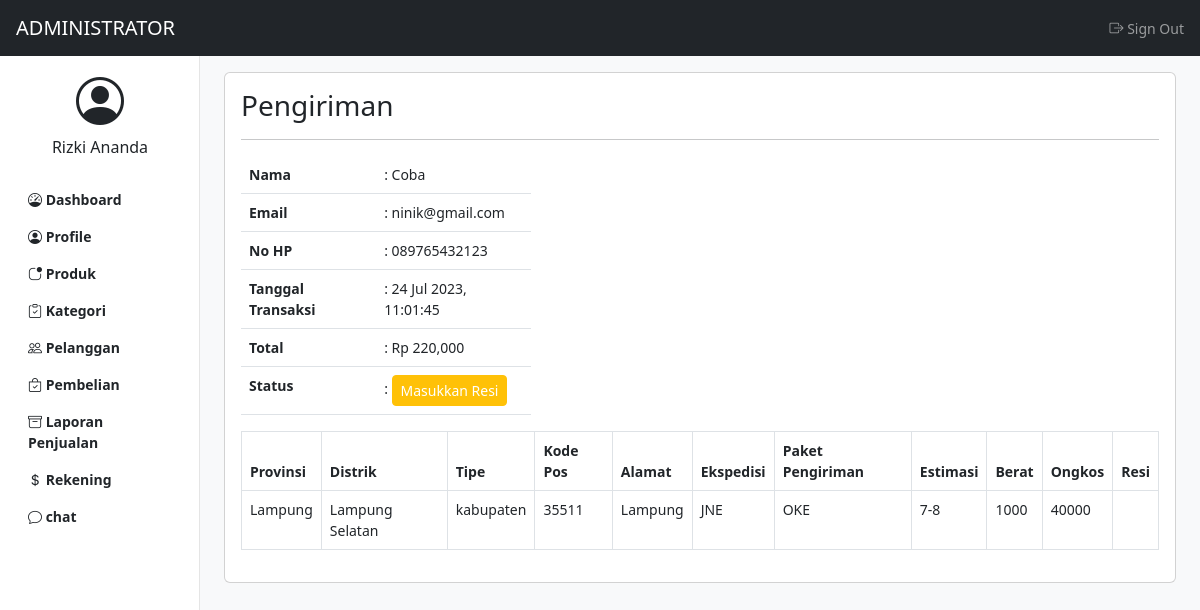
Page /admin/pengiriman.php?id=74 (signed in) on the committed database.
### tables this page shows
CREATE TABLE `pembelian` (
  `id_pembelian` int(11) NOT NULL,
  `id_pelanggan` int(11) NOT NULL,
  `tanggal_pembelian` datetime NOT NULL,
  `batas_pembayaran` datetime NOT NULL,
  `total_pembelian` int(11) NOT NULL,
  `status_pembelian` enum('pending','lunas','kirim','selesai','batal') NOT NULL,
  `metode_pembayaran` enum('transfer','cod') NOT NULL
);

CREATE TABLE `pelanggan` (
  `id_pelanggan` int(11) NOT NULL,
  `username_pelanggan` varchar(100) NOT NULL,
  `password_pelanggan` varchar(100) NOT NULL,
  `nama_pelanggan` varchar(100) NOT NULL,
  `jk_pelanggan` enum('laki laki','perempuan') NOT NULL,
  `alamat_pelanggan` text NOT NULL,
  `hp_pelanggan` varchar(15) NOT NULL,
  `email_pelanggan` varchar(50) NOT NULL
);

CREATE TABLE `pengiriman` (
  `id_pengiriman` int(11) NOT NULL,
  `id_pembelian` int(11) NOT NULL,
  `nama_penerima` varchar(100) NOT NULL,
  `hp_penerima` varchar(15) NOT NULL,
  `provinsi_penerima` varchar(100) NOT NULL,
  `distrik_penerima` varchar(100) NOT NULL,
  `tipe_penerima` enum('kota','kabupaten') NOT NULL,
  `kodepos_penerima` varchar(20) NOT NULL,
  `alamat_penerima` text NOT NULL,
  `ekspedisi_pengiriman` varchar(100) NOT NULL,
  `paket_pengiriman` varchar(100) NOT NULL,
  `estimasi_pengiriman` varchar(100) NOT NULL,
  `berat_pengiriman` int(11) NOT NULL,
  `ongkos_pengiriman` int(11) NOT NULL,
  `resi_pengiriman` varchar(50) NOT NULL
);

### admin/pengiriman.php (the view, shortened to what this page needs)
<?php
include "header.php";
$id_pembelian = $_GET["id"];
$ambil_pembelian = $koneksi->query("SELECT * FROM pembelian LEFT JOIN pelanggan ON pelanggan.id_pelanggan = pembelian.id_pelanggan WHERE id_pembelian= '$id_pembelian'");
$pembelian = $ambil_pembelian->fetch_assoc();
$ambil_pengiriman = $koneksi -> query("SELECT * FROM pengiriman WHERE id_pembelian= '$id_pembelian'");
$pengiriman = $ambil_pengiriman->fetch_assoc();
?>
<h3>Pengiriman</h3>
<hr>
<div class="row">
	<div class="col-md-4">
		<table class="table">
			<tr>
				<th>Nama</th>
				<td>: <?php echo $pembelian["nama_pelanggan"]; ?></td>
			</tr>
			<tr>
				<th>Email</th>
				<td>: <?php echo $pembelian["email_pelanggan"]; ?></td>
			</tr>
			<tr>
				<th>No HP</th>
				<td>: <?php echo $pembelian["hp_pelanggan"]; ?></td>
			</tr>
			<tr>
				<th>Tanggal Transaksi</th>
				<td>: <?php echo date("d M Y, h:i:s",strtotime($pembelian["tanggal_pembelian"])); ?></td>
			</tr>
			<tr>
				<th>Total</th>
				<td>: Rp <?php echo number_format($pembelian["total_pembelian"]); ?></td>
			</tr>
			<tr>
				<th>Status</th>
				<td>:
					<?php if (empty($pengiriman["resi_pengiriman"])): ?>
						<a type="button" class="btn btn-warning btn-sm text-white" data-bs-toggle="modal" data-bs-target="#staticBackdrop">
							Masukkan Resi
						</a>
					<?php endif ?>
				</td>
			</tr>
		</table>
	</div>
</div>
<?php if (isset($pengiriman)): ?>
	<div class="table-responsive">
		<table class="table table-bordered table-hover">
			<thead>
				<tr>
					<th>Provinsi</th>
					<th>Distrik</th>
					<th>Tipe</th>
					<th>Kode Pos</th>
					<th>Alamat</th>
					<th>Ekspedisi</th>
					<th>Paket Pengiriman</th>
					<th>Estimasi</th>
					<th>Berat</th>
					<th>Ongkos</th>
					<th>Resi</th>
				</tr>
			</thead>
			<tbody>
				<tr>
					<td><?php echo $pengiriman["provinsi_penerima"]; ?></td>
					<td><?php echo $pengiriman["distrik_penerima"]; ?></td>
					<td><?php echo $pengiriman["tipe_penerima"]; ?></td>
					<td><?php echo $pengiriman["kodepos_penerima"]; ?></td>
					<td><?php echo $pengiriman["alamat_penerima"] ?></td>
					<td><?php echo $pengiriman["ekspedisi_pengiriman"]; ?></td>
					<td><?php echo $pengiriman["paket_pengiriman"]; ?></td>
					<td><?php echo $pengiriman["estimasi_pengiriman"]; ?></td>
					<td><?php echo $pengiriman["berat_pengiriman"]; ?></td>
					<td><?php echo $pengiriman["ongkos_pengiriman"]; ?></td>
					<td><?php echo $pengiriman["resi_pengiriman"]; ?></td>
				</tr>
			</tbody>
		</table>
	</div>
<?php endif ?>
<?php
include "footer.php";
?>

### admin/header.php (shortened to what this page needs)
<?php
include "../koneksi.php";
$id_admin = $_SESSION["admin"] ["id_admin"];
$ambil_admin = $koneksi -> query("SELECT * FROM admin WHERE id_admin = '$id_admin'");
$admin = $ambil_admin -> fetch_assoc();
?>
<!DOCTYPE html>
<html>
<head>
	<link rel="stylesheet" type="text/css" href="../assets/css/bootstrap.css">
	<link rel="stylesheet" type="text/css" href="https://cdn.jsdelivr.net/npm/bootstrap-icons@1.5.0/font/bootstrap-icons.css">
	<link rel="stylesheet" type="text/css" href="../assets/css/dashboard.css">
	<link rel="stylesheet" type="text/css" href="../assets/css/dataTables.bootstrap5.min.css">
</head>
<body>
	<header class="navbar navbar-dark bg-dark sticky-top">
		<a class="navbar-brand px-3" href="index.php">ADMINISTRATOR</a>
		<div class="navbar-nav">
			<div class="nav-item">
				<a class="nav-link px-3" href="logout.php" onclick="return confirm('Apakah anda yakin ingin keluar?')">
					<i class="bi bi-box-arrow-right"></i>
					Sign Out
				</a>
			</div>
		</div>
	</header>
	<div class="container-fluid">
		<div class="row">
			<nav id="sidebar" class="col-md-3 col-lg-2 bg-white position-fixed start-0 top-0 bottom-0 py-5 collapse d-md-block sidebar">
				<a href="profil_admin.php" class="text-decoration-none">
					<div class="container text-center pt-4">
						<span class="bi bi-person-circle display-5 text-dark"></span>
						<h6 class="pt-2 text-dark"><?php echo $admin["nama_admin"]; ?></h6>
					</div>
				</a>
				<div class="pt-3">
					<ul class="nav flex-column">
						<li class="nav-item">
							<a href="index.php" class="nav-link text-dark fw-bold"><span class="bi bi-speedometer"></span> Dashboard</a>
						</li>
						<li class="nav-item">
							<a href="profil_admin.php" class="nav-link text-dark fw-bold"><span class="bi bi-person-circle"></span> Profile</a>
						</li>
						<li class="nav-item">
							<a href="produk.php" class="nav-link text-dark fw-bold"><span class="bi bi-app-indicator"></span> Produk</a>
						</li>
						<li class="nav-item">
							<a href="kategori.php" class="nav-link text-dark fw-bold"><span class="bi bi-clipboard-check"></span> Kategori</a>
						</li>
						<li class="nav-item">
							<a href="pelanggan.php" class="nav-link text-dark fw-bold"><span class="bi bi-people"></span> Pelanggan</a>
						</li>
						<li class="nav-item">
							<a href="pembelian.php" class="nav-link text-dark fw-bold"><span class="bi bi-bag-check"></span> Pembelian</a>
						</li>
						<li class="nav-item">
							<a href="laporan_penjualan.php" class="nav-link text-dark fw-bold"><span class="bi bi-archive"></span> Laporan Penjualan</a>
						</li>
						<li class="nav-item">
							<a href="rekening.php" class="nav-link text-dark fw-bold"><span class="bi bi-currency-dollar"></span> Rekening</a>
						</li>
						<li class="nav-item">
							<a href="Chat.php" class="nav-link text-dark fw-bold"><span class="bi bi-chat"></span> chat</a>
						</li>
					</ul>
				</div>
			</nav>
		</div>
	</div>
	<main class="col-lg-10 col-md-9 ms-sm-auto px-sm-4 py-3 vh-100 bg-light">
		<div class="card">
			<div class="card-body">

### assets/css/dashboard.css (style rules this page uses)
body { font-size: 0.875rem; }
.sidebar { z-index: 100; box-shadow: inset -1px 0 0 0 rgba(0, 0, 0, 0.1); }

### rows in the picture
pembelian: id_pelanggan.nama_pelanggan "Coba", id_pelanggan.email_pelanggan "ninik@gmail.com", id_pelanggan.hp_pelanggan "089765432123", tanggal_pembelian "24 Jul 2023, 11:01:45", total_pembelian "220,000"
pengiriman: provinsi_penerima "Lampung", distrik_penerima "Lampung Selatan", tipe_penerima "kabupaten", kodepos_penerima "35511", alamat_penerima "Lampung", ekspedisi_pengiriman "JNE", paket_pengiriman "OKE", estimasi_pengiriman "7-8", berat_pengiriman "1000", ongkos_pengiriman "40000"

### other values in the picture
$admin["nama_admin"] "Rizki Ananda"
